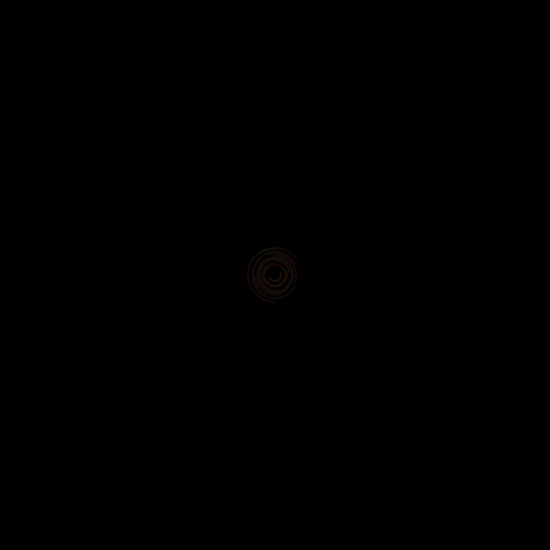
Frame 1 (no input)
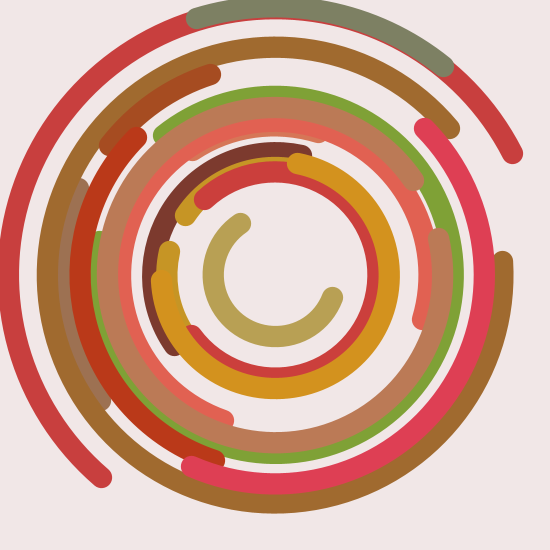
Frame 60 (the mouse pressed at the canvas centre just before this capture)
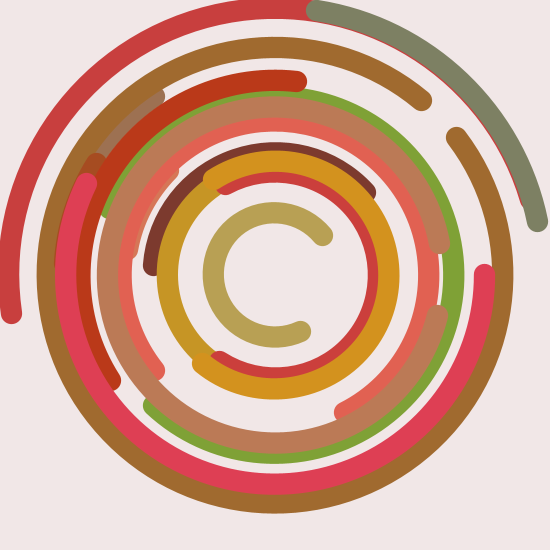
Frame 120 (the mouse held since frame 60 and released just before this capture)

The Processing sketch that drew these frames (run headless with seeded random() and noise(); from frame 60 on, the mouse is pressed at the canvas centre):

// Processing sketch: processing_100392
// ── processing_100392.pde

/* OpenProcessing Tweak of *@*http://www.openprocessing.org/sketch/100392*@* */
/* !do not delete the line above, required for linking your tweak if you upload again */
/*
Sal Spring
allonestring.co.uk
June 2013

playing with rotating arcs here called Rings
separate classes for the Ring and its
• Orbit = distance from the centre
• Colour
• Display = strokeWeight and blob size
separated out as the Ring class got too big

keyboard input for 
• [m]ore and [f]ewer Rings
• [r]andom, [u]niform and [t]unnel arrangements of Rings

beware - [t]unnel mode is a little nauseating!
*/

Ring[] rings;
Colour[] colours;
Orbit[] orbits;
Display displayInfo;

int numShapes = 31;
int numVisible = 17;

float minRadius = 55;
float maxRadius = 270;
float orbitalSpacing;

Colour bgcolour;
color dark = color(20, 20, 30);
color medium = color(80, 100, 100);
color light = color(250, 240, 240);

String pattern = "RANDOM";//"UNIFORM";//"RANDOM";//TUNNEL


void setup()
{
  size(550, 550);

  bgcolour = new Colour();
  if (pattern == "UNIFORM")
  {
    bgcolour.target = dark;
  }
  else if (pattern == "TUNNEL")
  {
    bgcolour.target = medium;
  }
  else
  {
    bgcolour.target = light;
  }

  background(bgcolour.current);
  smooth();

  rings = new Ring[numShapes];
  orbits = new Orbit[numShapes];
  colours = new Colour[numShapes];
  displayInfo = new Display();

  for (int i = 0; i < numShapes; i++)
  {
    colours[i] = new Colour(i);
    colours[i].initialise();
    colours[i].renew();

    orbits[i] = new Orbit(i);
    orbits[i].initialise();
    orbits[i].renew();

    rings[i] = new Ring();
    rings[i].initialise();

    if (i < numVisible) rings[i].visible = true;
  }

  setOrbitalSpacing();
  displayInfo.renew();
}


void draw()
{
  background(bgcolour.current);

  pushMatrix();
  translate(width/2, height/2);

  displayInfo.easeToStroke();
  displayInfo.easeToBlob();
  bgcolour.easeTo(bgcolour.target);

  for (int i = 0; i < numShapes; i++)
  {
    if (pattern == "TUNNEL") colours[i].renew();
    colours[i].easeTo(colours[i].target);
    orbits[i].easeTo();

    rings[i].colour = colours[i].current;
    rings[i].orbit = orbits[i].currentRadius;
    rings[i].update();
    rings[i].display();
  }

  popMatrix();
}

void setOrbitalSpacing()
{
  orbitalSpacing = (maxRadius - minRadius) / numVisible;
  for (int s = 0; s < numVisible; s++)
  {
    orbits[s].renew();
  }
}


void keyPressed()
{
  if (keyCode == 'm' || keyCode == 'M') 
  {
    if (numVisible < numShapes)
    {
      orbits[numVisible].initialise();
      orbits[numVisible].renew();
      colours[numVisible].initialise();
      colours[numVisible].renew();
      rings[numVisible].initialise();
      rings[numVisible].visible = true;
      numVisible = min(numVisible+=1, numShapes);
      if (pattern == "UNIFORM" || pattern == "TUNNEL")
      {
        setOrbitalSpacing();
        displayInfo.renew();
      }
    }
  }
  if (keyCode == 'f' || keyCode == 'F') 
  {
    if (numVisible >= 5)
    {
      numVisible = max(numVisible -= 1, 5);
      orbits[numVisible].targetRadius = 0.8 * width;
      colours[numVisible].target = color(255, 255, 255);
      if (pattern == "UNIFORM" || pattern == "TUNNEL")
      {
        setOrbitalSpacing();
        displayInfo.renew();
      }
    }
  }

  if (keyCode == 'u' || keyCode == 'U') 
  {
    pattern = "UNIFORM";
    for (int s = 0; s < numShapes; s++)
    { 
      setOrbitalSpacing();
      orbits[s].renew();
      colours[s].renew();
      displayInfo.renew();
      bgcolour.target = dark;
    }
  }
  if (keyCode == 't' || keyCode == 'T') 
  {
    pattern = "TUNNEL";
    for (int s = 0; s < numShapes; s++)
    { 
      setOrbitalSpacing();
      orbits[s].renew();
      colours[s].renew();
      displayInfo.renew();
      bgcolour.target = medium;
    }
  }
  if (keyCode == 'r' || keyCode == 'R') 
  {
    pattern = "RANDOM";
    for (int s = 0; s < numShapes; s++) 
    {
      orbits[s].renew();
      colours[s].renew();
      displayInfo.renew();
      bgcolour.target = light;
    }
  }
}

//a class for holding colours and transitions
class Colour
{
  color current, target;
  float easing = 0.1;

  int index;
  
  float tunnelAngle = 0;
  float tunnelInc = 0.05;

  Colour(int index)
  {
    this.index = index;
    this.current = current;
    this.target = target;
  }
  Colour() {}

  void initialise()
  {
    current = color(0, 0, 0);
  }

  void renew()
  {
    if (pattern == "UNIFORM")
    {
      target = color(index*96/numShapes, (numShapes - 1.25*index)*255/numShapes, 2*index*255/numShapes);
    }
    else if(pattern == "TUNNEL")
    {
      float mappedIndex = map(index, 0, numVisible, 0, TWO_PI);
      float grey = (sin(mappedIndex + tunnelAngle) * 128) + 128; 
      tunnelAngle -= tunnelInc;
      target = color(2*(255-grey)/3, 255-grey, (255-grey)/2);
    }
    else
    {
      target = color(random(128, 240), random(64, 192), random(32, 128));
    }
  }

  void easeTo(color target)
  {
    float redbit = red(current);
    float greenbit = green(current);
    float bluebit = blue(current);
    redbit += (red(target) - red(current)) * easing;
    greenbit += (green(target) - green(current)) * easing;
    bluebit += (blue(target) - blue(current)) * easing;

    if (abs(red(target) - red(current)) < 1) redbit = red(target);
    if (abs(green(target) - green(current)) < 1) greenbit = green(target);
    if (abs(blue(target) - blue(current)) < 1) bluebit = blue(target);
    current = color (redbit, greenbit, bluebit);
  }
}

//a class for holding the strokeWeight and blobSize and their transitions
class Display
{
  float currentStroke, targetStroke;
  float currentBlob, targetBlob;
  float defaultStroke;
  float defaultBlob;
  
  float easing = 0.1;

  Display()
  {
    this.currentStroke = currentStroke;
    this.targetStroke = targetStroke;
    this.currentBlob = currentBlob;
    this.targetBlob = targetBlob;
    
    this.defaultStroke = defaultStroke;
    this.defaultBlob = defaultBlob;
  }

  void renew()
  {
    if(pattern == "UNIFORM")
    {
      targetStroke = 0.5 * (maxRadius - minRadius) / numVisible;
      targetBlob = 0.5 * (maxRadius - minRadius) / numVisible;
    }
    else if(pattern == "TUNNEL")
    {
      targetStroke = 0.9 * (maxRadius - minRadius) / numVisible;
      targetBlob = 0.9 * (maxRadius - minRadius) / numVisible;
    }
    else
    {
      targetStroke = random(2) * (maxRadius - minRadius) / numVisible;
      targetBlob = random(1, 2) * (maxRadius - minRadius) / numVisible;
    }
  }

  void easeToStroke()
  {
    currentStroke += (targetStroke - currentStroke) * easing;
    if (abs(targetStroke - currentStroke) < 0.2) currentStroke = targetStroke;
  }
  void easeToBlob()
  {
    currentBlob += (targetBlob - currentBlob) * easing;
    if (abs(targetBlob - currentBlob) < 0.2) currentBlob = targetBlob;
  }
}

//a class holding radii and transitions
class Orbit
{

  float easing = 0.1;

  float currentRadius, targetRadius;
  int index;

  Orbit(int index)
  {
    this.index = index;
    this.currentRadius = currentRadius;
    this.targetRadius = targetRadius;
  }

  void initialise()
  {
    currentRadius = 0;
  }

  void renew()
  {
    if (pattern == "UNIFORM")
    {
      targetRadius = minRadius + index * orbitalSpacing;
    }
    else if(pattern == "TUNNEL")
    {
      targetRadius = minRadius + index * orbitalSpacing;
    }
    else
    {
      targetRadius = random(minRadius, maxRadius);
    }
  }

  void easeTo()
  {
    currentRadius += (targetRadius - currentRadius) * easing;
    if (abs(targetRadius - currentRadius) < 2) currentRadius = targetRadius;
    if (currentRadius > width * 0.75) 
    {
      rings[index].visible = false;
    }
  }
}  

//a class holding start and end angles of arc centred on (0, 0)
//with ring and end blob update and display
class Ring
{
  float startAngle, startAngleInc;
  float endAngle, endAngleInc;
  PVector startPos, endPos;

  float minRotInc = -0.015;
  float maxRotInc = 0.015;

  float orbit;
  color colour;
  float strokeWidth;
  float blobSize;

  boolean visible;


  Ring()
  {
    this.startAngle = startAngle;
    this.startAngleInc = startAngleInc;
    this.endAngle = endAngle;
    this.endAngleInc = endAngleInc;
    this.startPos = startPos;
    this.endPos = endPos;

    this.orbit = orbit;
    this.colour = colour;
    this.strokeWidth = strokeWidth;
    this.blobSize = blobSize;
    
    this.visible = visible;

    initialise();
  }

  void initialise()
  {
    orbit = 0;
    startAngle = random(0, TWO_PI);
    startAngleInc = random(minRotInc, maxRotInc);
    endAngle = random(0, TWO_PI);
    endAngleInc = random(minRotInc, maxRotInc);
    startPos = new PVector(0, 0);
    endPos = new PVector(0, 0);
    visible = false;
  }

  void display()
  {
    if (visible)
    {
      stroke(colour);
      strokeWeight(displayInfo.currentStroke);
      noFill();
      pushMatrix();
      rotate(startAngle);

      if (endAngle < TWO_PI) 
      {
        arc(0, 0, 2*orbit, 2*orbit, 0, endAngle);
      }
      else //TWO_PI < startAngle < FOUR_PI
      {
        arc(0, 0, 2*orbit, 2*orbit, endAngle, TWO_PI * 2);
      }

      float blobDiam = displayInfo.currentBlob;
      noStroke();
      fill(colour);
      float x1 = orbit * cos(endAngle);
      float y1 = orbit * sin(endAngle);
      ellipse(x1, y1, blobDiam, blobDiam);
      float x2 = orbit * cos(0);
      float y2 = orbit * sin(0);
      ellipse(x2, y2, blobDiam, blobDiam);
      popMatrix();
    }
  }

  void update()
  {
    endAngle += endAngleInc;
    startAngle += startAngleInc;
    endAngle %= TWO_PI*2;
    startAngle %= TWO_PI*2;
    if (endAngle < 0) endAngle += TWO_PI*2;
    if (startAngle < 0) startAngle += TWO_PI*2;

    findEndPositions();
  }

  void findEndPositions()
  {
    startPos.x = orbit * cos(endAngle);
    startPos.y = orbit * sin(endAngle);
    endPos.y = orbit * cos(startAngle);
    endPos.y = orbit * sin(startAngle);
  }
}
